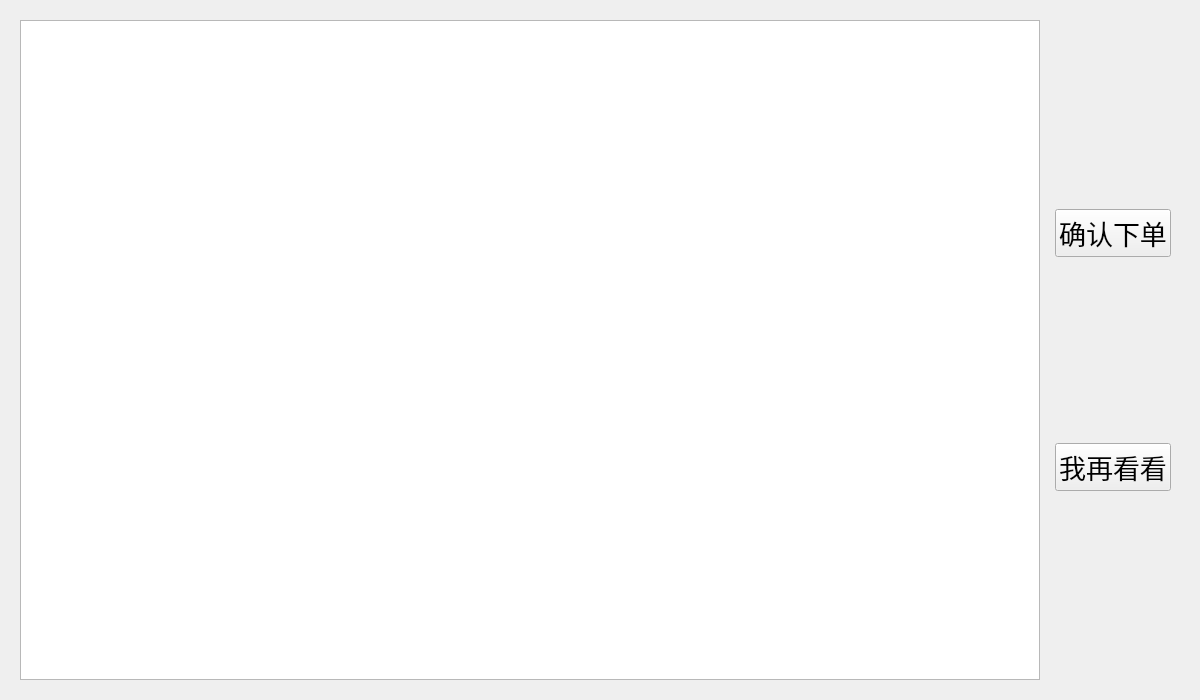
<?xml version="1.0" encoding="UTF-8"?>
<ui version="4.0">
 <class>PaymentScene</class>
 <widget class="QWidget" name="PaymentScene">
  <property name="geometry">
   <rect>
    <x>0</x>
    <y>0</y>
    <width>1200</width>
    <height>700</height>
   </rect>
  </property>
  <property name="windowTitle">
   <string>Form</string>
  </property>
  <layout class="QHBoxLayout" name="horizontalLayout">
   <item>
    <widget class="QWidget" name="widget" native="true">
     <layout class="QHBoxLayout" name="horizontalLayout_2">
      <item>
       <widget class="QListWidget" name="listWidget">
        <property name="font">
         <font>
          <family>微软雅黑 Light</family>
          <pointsize>10</pointsize>
         </font>
        </property>
       </widget>
      </item>
      <item>
       <widget class="QWidget" name="widget_2" native="true">
        <layout class="QVBoxLayout" name="verticalLayout">
         <item>
          <widget class="QPushButton" name="ok">
           <property name="sizePolicy">
            <sizepolicy hsizetype="Fixed" vsizetype="Fixed">
             <horstretch>0</horstretch>
             <verstretch>0</verstretch>
            </sizepolicy>
           </property>
           <property name="font">
            <font>
             <family>幼圆</family>
             <pointsize>20</pointsize>
            </font>
           </property>
           <property name="text">
            <string>确认下单</string>
           </property>
          </widget>
         </item>
         <item>
          <widget class="QPushButton" name="back">
           <property name="sizePolicy">
            <sizepolicy hsizetype="Fixed" vsizetype="Fixed">
             <horstretch>0</horstretch>
             <verstretch>0</verstretch>
            </sizepolicy>
           </property>
           <property name="font">
            <font>
             <family>幼圆</family>
             <pointsize>20</pointsize>
            </font>
           </property>
           <property name="text">
            <string>我再看看</string>
           </property>
          </widget>
         </item>
        </layout>
       </widget>
      </item>
     </layout>
    </widget>
   </item>
  </layout>
 </widget>
 <resources/>
 <connections/>
</ui>
